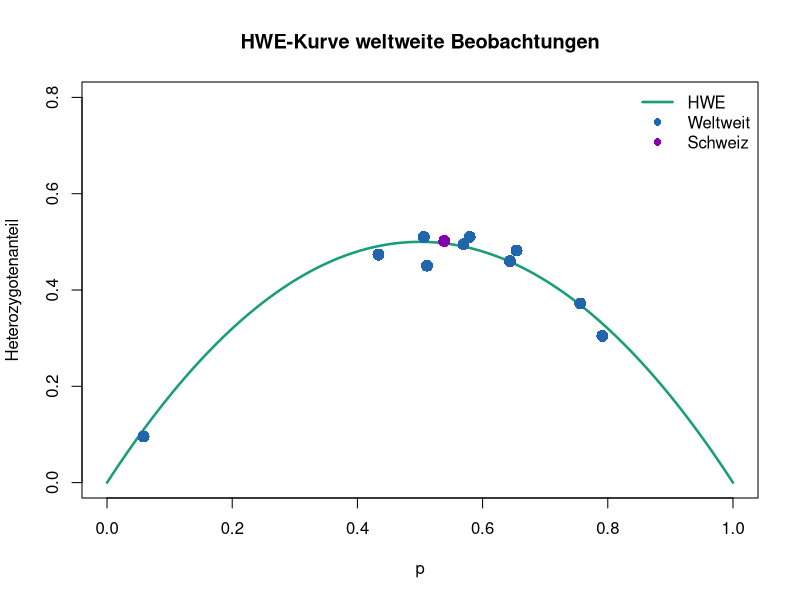

Generate this figure with R:
## ---- chunk 1
pop <- data.frame(AA = 16, AB = 48, BB = 36)

## ---- chunk 2
# Funktion für die Berechnung der erwarteten Genotypfrequenzen
zusammenfassen <- function(d) { # d ist ein Platzhalter für die Daten, die wir später in die Funktion einsetzen
  
  n <- d$AA + d$AB + d$BB # Populationsgrösse
  p <- (2 * d$AA + d$AB) / (2 * n) # Frequenz von Allele A
  
  data.frame(
    n = n,
    p = p,
    f_AA = d$AA / n, # Frequenz Genotyp AA
    f_AB = d$AB / n, # Frequenz Genotyp AB
    f_BB = d$BB / n, # Frequenz Genotyp BB
    hwe_AA = p^2, # Hardy-Weinberg Erwartung für Genotyp AA
    hwe_AB = 2 * p * (1 - p), # Hardy-Weinberg Erwartung für Genotyp AB
    hwe_BB = (1 - p)^2 # Hardy-Weinberg Erwartung für Genotyp BB
  )
}

zusammenfassen(pop)

## ---- chunk 3
# Daten reinladen
bloodgroups_world <- read.csv("data/bloodgroups_Mourant1976_world.csv")

# Daten auschauen
bloodgroups_world

## ---- chunk 4
# Funktion für die Berechnung der erwarteten Genotypfrequenzen
zusammenfassen_MN <- function(d) { # d ist ein Platzhalter für die Daten, die wir später in die Funktion einsetzen
  
  n <- d$MM + d$MN + d$NN # Populationsgrösse
  p <- (2 * d$MM + d$MN) / (2 * n) # Frequenz von Allele M
  
  # Den neuen Datensatz, den wir erstellen
  data.frame(
    Country = d$Country,
    n = n,
    p = p,
    f_MM = d$MM / n, # Frequenz Genotyp MM
    f_MN = d$MN / n, # Frequenz Genotyp MN
    f_NN = d$NN / n, # Frequenz Genotyp NN
    hwe_MM = p^2, # Hardy-Weinberg Erwartung für Genotyp MM
    hwe_MN = 2 * p * (1 - p), # Hardy-Weinberg Erwartung für Genotyp MN
    hwe_NN = (1 - p)^2 # Hardy-Weinberg Erwartung für Genotyp NN
  )
}
## ---- chunk 5

HW_CH <- zusammenfassen_MN(bloodgroups_world[bloodgroups_world$Country == "Switzerland",])
HW_CH

## ---- chunk 6

# HW berechnen
HW_world <- zusammenfassen_MN(bloodgroups_world)
HW_world

## ---- chunk 7
# HW Erwartungen
p_grid <- seq(0, 1, length.out = 201)
plot(x = p_grid, 
     y = 2 * p_grid * (1 - p_grid), 
     type = "l", lwd = 2.5,
     col = "#1b9e77", ylim = c(0, 0.8),
     xlab = "p", ylab = "Heterozygotenanteil",
     main = "HWE-Kurve weltweite Beobachtungen")
# beobachteter Heterozygotenanteil Welt
points(x = HW_world$p, 
       y = HW_world$f_MN, 
       pch = 16, cex = 1.6,
       col = "#2166ac")
# Highlight für die Schweiz
points(x = HW_CH$p, 
       y = HW_CH$f_MN, 
       pch = 16, cex = 1.6,
       col = "#8500ac")
legend("topright", c("HWE", "Weltweit", "Schweiz"),
       col = c("#1b9e77", "#2166ac", "#8500ac"),
       lwd = c(2.5, NA, NA), pch = c(NA, 16, 16), bty = "n")
## ---- chunk 8
avocados <- data.frame(A1A1 = 5, A1A2 = 33, A2A2 = 62)

# Funktion für die Berechnung der erwarteten Genotypfrequenzen
zusammenfassen_avo <- function(d) {
  n <- d$A1A1 + d$A1A2 + d$A2A2 # Populationsgrösse
  p <- (2 * d$A1A1 + d$A1A2) / (2 * n) # Frequenz von A1
  data.frame(
    n = n,
    p = p,
    f_A1A1 = d$A1A1 / n,
    f_A1A2 = d$A1A2 / n,
    f_A2A2 = d$A2A2 / n,
    hwe_A1A1 = p^2, # Hardy-Weinberg Erwartung für Genotyp A1A1
    hwe_A1A2 = 2 * p * (1 - p), # Hardy-Weinberg Erwartung für Genotyp MN
    hwe_A2A2 = (1 - p)^2 # Hardy-Weinberg Erwartung für Genotyp NN
  )
}

HW_avocados <- zusammenfassen_avo(avocados)
HW_avocados
